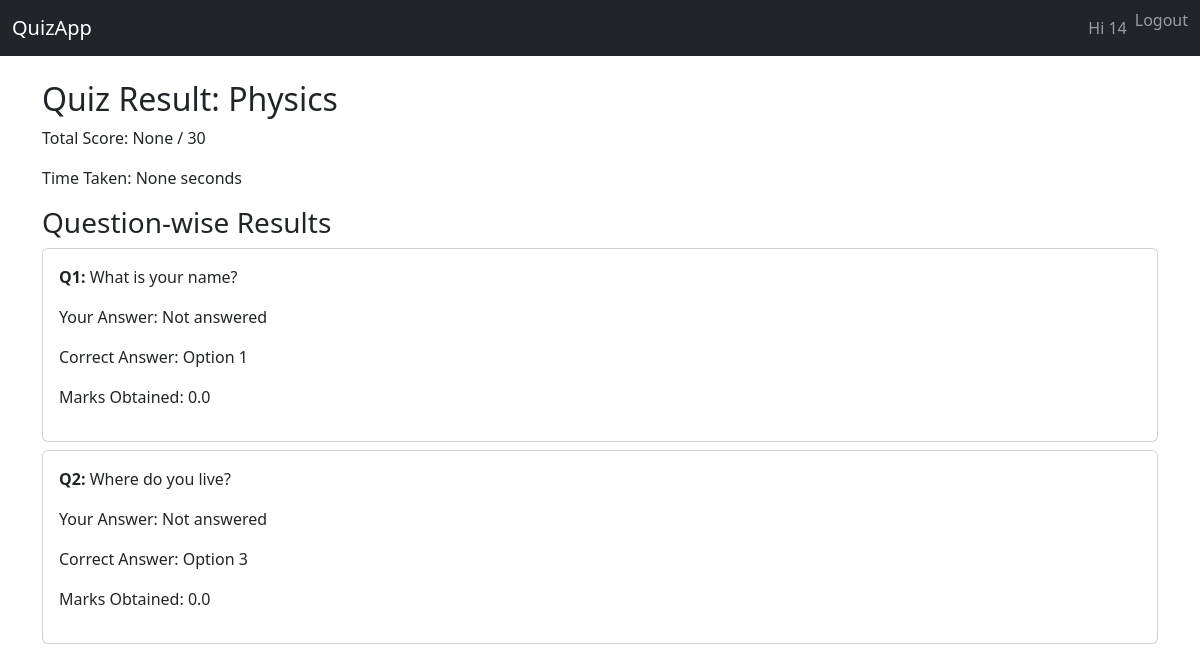
Screenshot of /result/4/ (signed in) with the database file from the repository.
### userauths/models.py (models this page shows, shortened)
class CustomUser(AbstractUser):
    full_name = models.CharField(max_length=200, blank=True)
    college = models.CharField(max_length=200, blank=True)

### quiz/models.py (models this page shows, shortened)
class QuizAttempt(models.Model):
    student = models.ForeignKey(User, on_delete=models.CASCADE)
    quiz = models.ForeignKey(Quiz, on_delete=models.CASCADE)
    start_time = models.DateTimeField(default=timezone.now)
    submitted_at = models.DateTimeField(null=True, blank=True)
    total_score = models.FloatField(null=True, blank=True)
    time_taken = models.PositiveIntegerField(null=True, blank=True, help_text='time taken in seconds')

class Quiz(models.Model):
    STATUS_CHOICES = [('draft', 'Draft'), ('published', 'Published')]
    title = models.CharField(max_length=200)
    description = models.TextField(blank=True)
    duration = models.PositiveIntegerField(help_text='Duration in minutes')
    total_marks = models.PositiveIntegerField(default=0)
    status = models.CharField(max_length=10, choices=STATUS_CHOICES, default='draft')
    publish_date = models.DateTimeField(null=True, blank=True)
    created_at = models.DateTimeField(auto_now_add=True)
    updated_at = models.DateTimeField(auto_now=True)

class StudentAnswer(models.Model):
    attempt = models.ForeignKey(QuizAttempt, on_delete=models.CASCADE, related_name='answers')
    question = models.ForeignKey(Question, on_delete=models.CASCADE)
    selected_option = models.CharField(max_length=1, blank=True, null=True)
    is_correct = models.BooleanField(default=False)
    marks_obtained = models.FloatField(default=0)

class Question(models.Model):
    quiz = models.ForeignKey(Quiz, on_delete=models.CASCADE, related_name='questions')
    image = models.ImageField(upload_to='question_images/', blank=True, null=True)
    question_text = models.TextField(blank=True, null=True)
    option1 = models.CharField(max_length=300, blank=True, null=True)
    option1_image = models.ImageField(upload_to='option_images/', blank=True, null=True)
    option2 = models.CharField(max_length=300, blank=True, null=True)
    option2_image = models.ImageField(upload_to='option_images/', blank=True, null=True)
    option3 = models.CharField(max_length=300, blank=True, null=True)
    option3_image = models.ImageField(upload_to='option_images/', blank=True, null=True)
    option4 = models.CharField(max_length=300, blank=True, null=True)
    option4_image = models.ImageField(upload_to='option_images/', blank=True, null=True)
    CORRECT_CHOICES = [('1', '1'), ('2', '2'), ('3', '3'), ('4', '4')]
    correct_answer = models.CharField(max_length=1, choices=CORRECT_CHOICES)
    marks = models.PositiveIntegerField(default=1)

### quiz/views.py (the view)
# urls.py: path('result/<int:attempt_id>/', views.result_view, name='result'),
@login_required
def result_view(request, attempt_id):
    attempt = get_object_or_404(QuizAttempt, id=attempt_id, student=request.user)
    return render(request, 'quiz/result.html', {
        'attempt': attempt,
        'answers': attempt.answers.all()
    })

### quiz/templates/quiz/result.html
{% extends "base.html" %}
{% block content %}
<h2>Quiz Result: {{ attempt.quiz.title }}</h2>
<p>Total Score: {{ attempt.total_score }} / {{ attempt.quiz.total_marks }}</p>
<p>Time Taken: {{ attempt.time_taken }} seconds</p>
<h3>Question-wise Results</h3>
{% for ans in answers %}
<div class="card mb-2">
  <div class="card-body">
    <p><strong>Q{{ forloop.counter }}:</strong> {{ ans.question.question_text }}</p>
    <p>Your Answer:
        {% if ans.selected_option %}
            Option {{ ans.selected_option }}
        {% else %}
            Not answered
        {% endif %}
    </p>
    <p>Correct Answer: Option {{ ans.question.correct_answer }}</p>
    <p>Marks Obtained: {{ ans.marks_obtained }}</p>
  </div>
</div>
{% endfor %}
{% endblock %}

### templates/base.html (shortened to what this page needs)
<!DOCTYPE html>
<html lang="en">
<head>
    <link href="https://cdn.jsdelivr.net/npm/bootstrap@5.3.0/dist/css/bootstrap.min.css" rel="stylesheet">
</head>
<body>
<nav class="navbar navbar-expand-lg navbar-dark bg-dark">
  <div class="container-fluid">
    <a class="navbar-brand" href="{% url 'quiz:quiz_list' %}">QuizApp</a>
    <div class="collapse navbar-collapse" id="navbarContent">
      <ul class="navbar-nav ms-auto mb-2 mb-lg-0">
        {% if user.is_authenticated %}
          <li class="nav-item"><a class="nav-link" href="#">Hi {{ user.username }}</a></li>
          <li class="nav-item">
            <form method="post" action="{% url 'logout' %}">
              <button type="submit" class="btn btn-link nav-link p-0">Logout</button>
            </form>
          </li>
        {% else %}
          <li class="nav-item"><a class="nav-link" href="{% url 'login' %}">Login</a></li>
          <li class="nav-item"><a class="nav-link" href="{% url 'userauths:signup' %}">Sign Up</a></li>
        {% endif %}
      </ul>
    </div>
  </div>
</nav>
<div class="container mt-4 mb-5">
    {% block content %}{% endblock %}
</div>
</body>
</html>

### rows the page displays
CustomUser: username "14"
QuizAttempt: quiz "Physics", total_score "None", quiz.total_marks "30", time_taken "None"
StudentAnswer: question.question_text "What is your name?", shows "Not answered", question.correct_answer "1", marks_obtained "0.0"
StudentAnswer: question.question_text "Where do you live?", shows "Not answered", question.correct_answer "3", marks_obtained "0.0"
